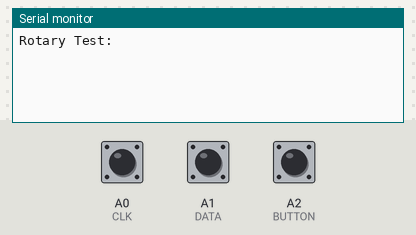
A sketch run on a simulated Arduino Uno, built with avr-gcc and run on an emulated ATmega328P. On the bench: the last lines printed to the serial monitor. The inputs (shaded band) are chosen by the test bench; at power-on: A0 (CLK) HIGH, A1 (DATA) HIGH, A2 (BUTTON) HIGH.

Above: at 1.2 s.
1.3 s: A0 (CLK) pulled LOW for 0.15 s
At 2.1 s:
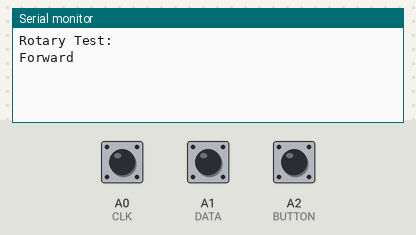
2.9 s: A1 (DATA) pulled LOW for 0.15 s
At 4.2 s:
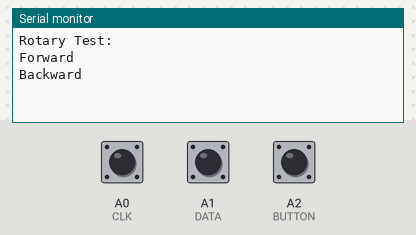
4.5 s: A2 (BUTTON) pulled LOW for 0.15 s
At 5.3 s:
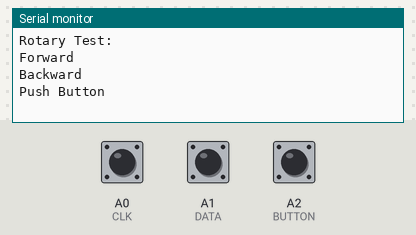

The sketch:

RotaryTest.ino
```cpp
#define CLK     A0
#define DATA    A1
#define BUTTON  A2

void setup() {
  pinMode(CLK, INPUT);
  pinMode(CLK, INPUT_PULLUP);
  pinMode(DATA, INPUT);
  pinMode(DATA, INPUT_PULLUP);
  pinMode(BUTTON, INPUT);
  pinMode(BUTTON, INPUT_PULLUP);

  Serial.begin (115200);
  Serial.println("Rotary Test:");
}

static uint8_t prevNextCode = 0;

void loop() {
uint32_t pwas=0;

   if( read_rotary() ) {

      if ( (prevNextCode&0x0f)==0x0b) Serial.println("Forward");
      if ( (prevNextCode&0x0f)==0x07) Serial.println("Backward");
   }

   if (digitalRead(BUTTON)==0) {

      delay(10);
      if (digitalRead(BUTTON)==0) {
          Serial.println("Push Button");
          while(digitalRead(BUTTON)==0);
      }
   }
}

// A vald CW or CCW move returns 1, invalid returns 0.
int8_t read_rotary() {
  static int8_t rot_enc_table[] = {0,1,1,0,1,0,0,1,1,0,0,1,0,1,1,0};

  prevNextCode <<= 2;
  if (digitalRead(DATA)) prevNextCode |= 0x02;
  if (digitalRead(CLK)) prevNextCode |= 0x01;
  prevNextCode &= 0x0f;

  return ( rot_enc_table[( prevNextCode & 0x0f )]);
}
```

Measured:
- after the input at 1.3 s, the serial monitor: prints a new line after 0.15 s (image 1)
- after the input at 2.9 s, the serial monitor: prints a new line after 0.15 s (image 2)
- after the input at 4.5 s, the serial monitor: prints a new line at once (image 3)
